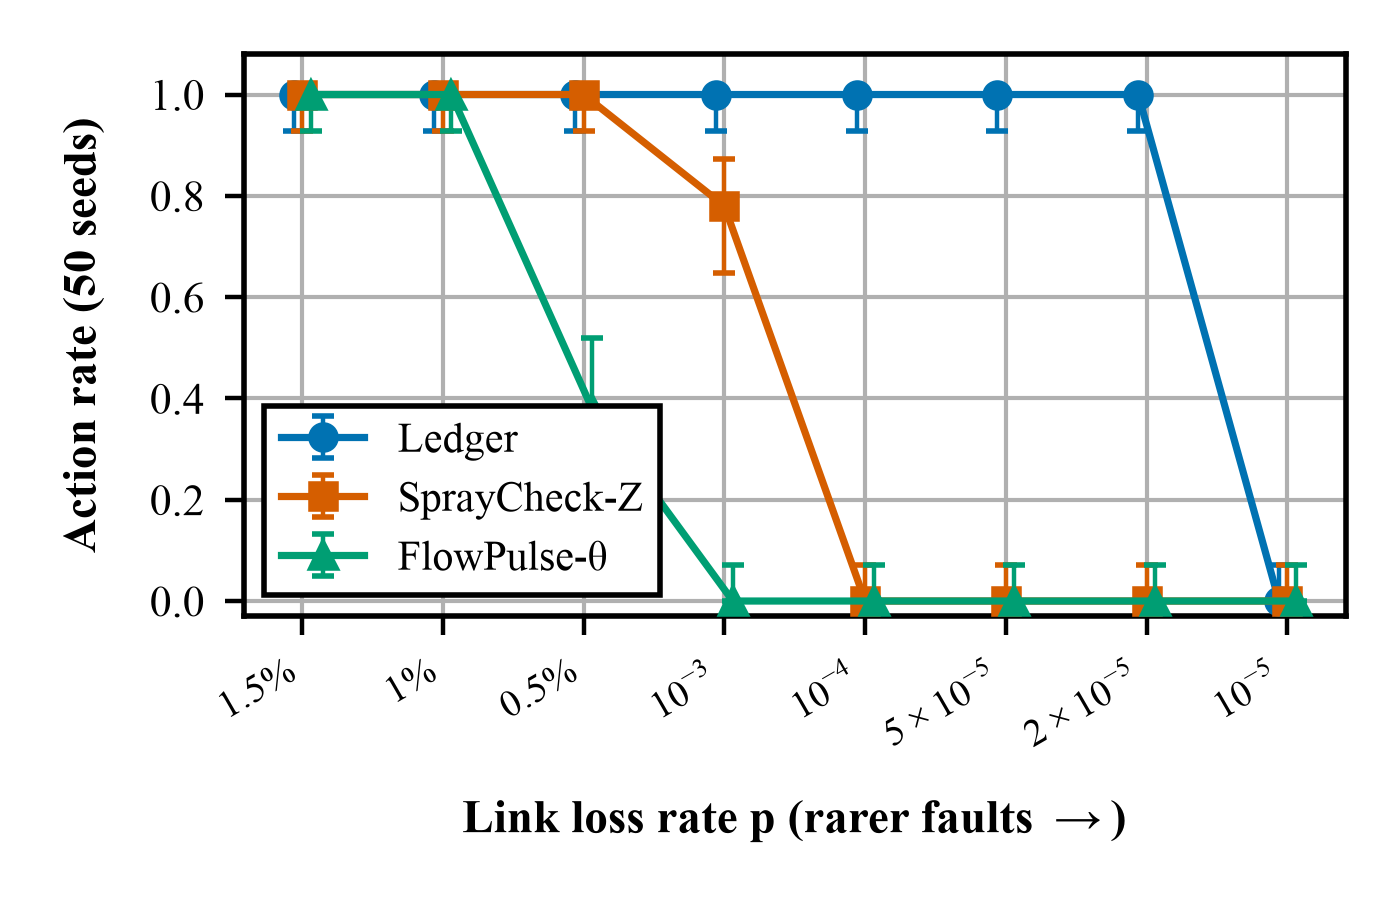

Write Python code to recreate this figure.
#!/usr/bin/env python3
"""O1 companion to the scaling curve: action rate with 95% Wilson intervals against loss rate,
from BASELINE-COMPARISON-SWEEP-2026-09-02.json (50 seeds/cell, 160 M-packet budget). FP = 0.00 in
every cell, stated in the caption. Single column."""
import matplotlib.pyplot as plt
import numpy as np
from _common import *  # noqa

setup()
raw = load("BASELINE-COMPARISON-SWEEP-2026-09-03.json")
RATES = (0.015, 0.01, 0.005, 1e-3, 1e-4, 5e-5, 2e-5, 1e-5)
fig, ax = utils_mpl.get_fig(size=(3.5, 2.25))
x = np.arange(len(RATES))
for i, arm in enumerate(ARMS):
    y = np.array([raw[str(p)][arm]["action_rate"] for p in RATES])
    lo = np.array([raw[str(p)][arm]["action_rate_ci95"][0] for p in RATES])
    hi = np.array([raw[str(p)][arm]["action_rate_ci95"][1] for p in RATES])
    off = (i - 1) * 0.06
    ax.errorbar(x + off, y, yerr=[y - lo, hi - y], color=COLORS[arm], marker=MARKERS[arm],
                markersize=4.5, linewidth=1.3, capsize=2, elinewidth=0.8, label=LABELS[arm], zorder=3)
ax.set_xticks(x)
ax.set_xticklabels([fmt_p(p) if p >= 0.005 or p in (1e-3, 1e-4, 1e-5) else f"${p*1e5:g}\\times10^{{-5}}$" for p in RATES], rotation=30, ha="right", fontsize=7)
ax.set_xlabel(r"Link loss rate $p$ (rarer faults $\rightarrow$)")
ax.set_ylabel("Action rate (50 seeds)")
utils_mpl.set_y_axis(ax, bnd=[-0.03, 1.08])
ax.legend(loc="lower left", framealpha=1.0)
utils_mpl.set_grid(fig, ax)
fig.savefig("fig_action_rate.pdf", transparent=False)
fig.savefig("fig_action_rate.png", dpi=400)
print("wrote fig_action_rate.pdf/.png")
